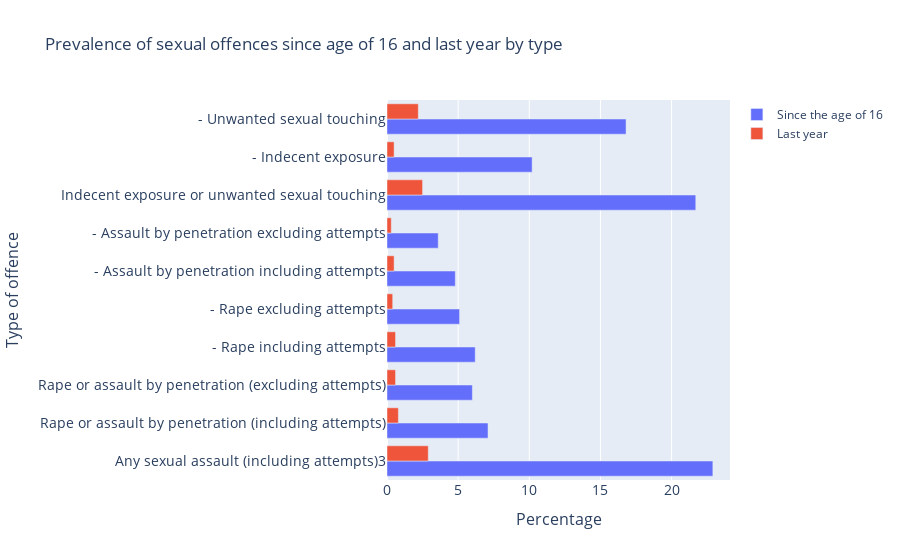

Notebook source saved alongside this figure:
### Code cell
# For the graph 3. we plot an interactive bar chart
# x-axis: types of offences 
# y-axis: prevalence of the types of offences since the age of 16 and in the last year



fig = go.Figure(data=[
    go.Bar(name='Since the age of 16', 
           x=df5['Percentage of girls having experienced this assault since age 16'],
           y=df5['Types of offences'],orientation='h'),
    go.Bar(name='Last year', 
           x=df5['Percentage of girls having experienced this assault since last year'], 
           y=df5['Types of offences'],orientation='h')
])
# Change the bar mode
fig.update_layout(barmode='group',
                  title='Prevalence of sexual offences since age of 16 and last year by type',
                 xaxis=dict(
                    title='Percentage',
                    titlefont_size=16,
                    tickfont_size=14,),
                 yaxis=dict(
                    title='Type of offence',
                    titlefont_size=16,
                    tickfont_size=14,)
                 )
fig.show()
fig.write_html('/Users/jutti/Documents/QM2SRQ1-2/Visualisations/Prevalence of sexual offences since the age of 16 and last year by type.html')

### Figure 1 — Plotly figure (JSON) as saved in the notebook; plotly's stock layout.template omitted (floating-point values rounded to 4 significant figures)
{"data": [{"name": "Since the age of 16", "orientation": "h", "type": "bar", "x": [22.9, 7.1, 6, 6.2, 5.1, 4.8, 3.6, 21.7, 10.2, 16.8], "y": ["Any sexual assault (including attempts)3", "Rape or assault by penetration (including attempts)", "Rape or assault by penetration (excluding attempts)", "- Rape including attempts", "- Rape excluding attempts", "- Assault by penetration including attempts", "- Assault by penetration excluding attempts", "Indecent exposure or unwanted sexual touching", "- Indecent exposure", "- Unwanted sexual touching"]}, {"name": "Last year", "orientation": "h", "type": "bar", "x": [2.9, 0.8, 0.6, 0.6, 0.4, 0.5, 0.3, 2.5, 0.5, 2.2], "y": ["Any sexual assault (including attempts)3", "Rape or assault by penetration (including attempts)", "Rape or assault by penetration (excluding attempts)", "- Rape including attempts", "- Rape excluding attempts", "- Assault by penetration including attempts", "- Assault by penetration excluding attempts", "Indecent exposure or unwanted sexual touching", "- Indecent exposure", "- Unwanted sexual touching"]}], "layout": {"barmode": "group", "title": {"text": "Prevalence of sexual offences since age of 16 and last year by type"}, "xaxis": {"tickfont": {"size": 14}, "title": {"font": {"size": 16}, "text": "Percentage"}}, "yaxis": {"tickfont": {"size": 14}, "title": {"font": {"size": 16}, "text": "Type of offence"}}}}
